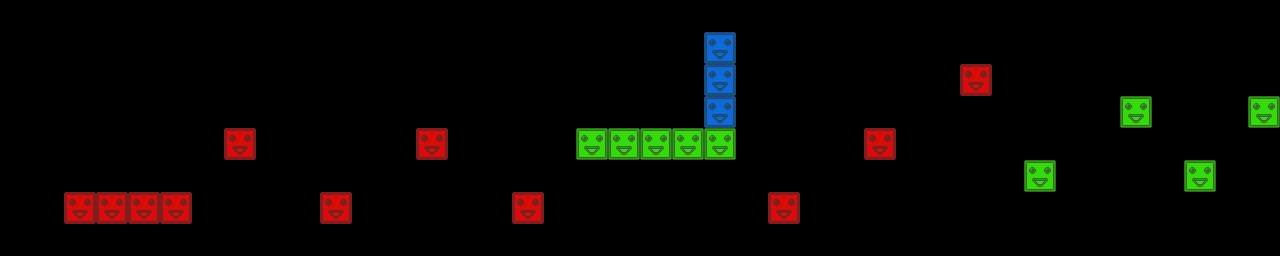

This game map was drawn from its Tiled (.tmx) file and the tilesets committed beside it. A one-line description and the trimmed map source follow:
An orthogonal 40x8 tile map with 32x32 px tiles, 3 tile layers (red, green, blue) and 8 objects.

<map version="1.0" orientation="orthogonal" renderorder="right-down" width="40" height="8" tilewidth="32" tileheight="32">
 <tileset firstgid="1" name="blocks" tilewidth="32" tileheight="32">
  <image source="blocks.png" width="96" height="32" />
 </tileset>
 <layer name="red" width="40" height="8">
  <data>[320 cells, 11 non-empty, 1 distinct tile ids]</data>
 </layer>
 <layer name="green" width="40" height="8">
  <data>[320 cells, 9 non-empty, 1 distinct tile ids]</data>
 </layer>
 <layer name="blue" width="40" height="8">
  <data>[320 cells, 3 non-empty, 1 distinct tile ids]</data>
 </layer>
 <objectgroup name="crystals">
  <object x="310" y="152">
   <ellipse />
  </object>
  <object x="527" y="115">
   <ellipse />
  </object>
  <object x="666" y="92">
   <ellipse />
  </object>
  <object x="920" y="81">
   <ellipse />
  </object>
  <object x="828" y="150">
   <ellipse />
  </object>
  <object x="1136" y="80">
   <ellipse />
  </object>
  <object x="1253" y="38">
   <ellipse />
  </object>
 </objectgroup>
 <objectgroup name="spikes">
  <object x="1081" y="126">
   <ellipse />
  </object>
 </objectgroup>
</map>
